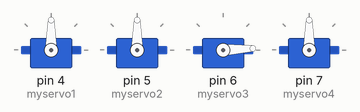
The sketch below on a simulated Arduino Uno, built with avr-gcc and run on an emulated ATmega328P. Parts: 4 × servo.

Above: at 0.05 s.
At 0.7 s:
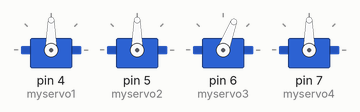
At 1.35 s:
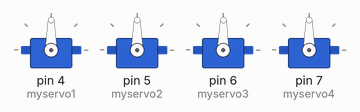
At 2.65 s:
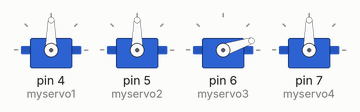
Timing chart, 0 to 8.8 s (numbered marks = the images above):
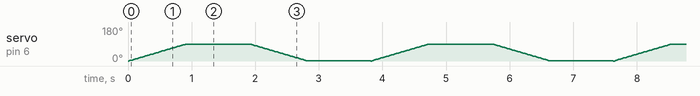

The sketch:

Project_1_Servo.ino
```cpp
#include <Servo.h> // menyertakan library servo ke dalam program
Servo myservo1;
Servo myservo2;
Servo myservo3;
Servo myservo4;// variable untuk menyimpan posisi data
int pos1 = 00;
int pos2 = 00;

void setup(){
 myservo1.attach(4); //sinyal data kabel motor servo dikonekan di pin 3 Arduino
 myservo2.attach(5);
 myservo3.attach(6);
 myservo4.attach(7);
}

void loop(){
  for(pos1 = 00; pos1 < 90; pos1 += 1)  //semakin naik nilainya, putar counter clockwise | fungsi perulangan yang akan dijadikan PWM dengan kenaikan 1
 {
  myservo3.write(pos1);//prosedur penulisan data PWM ke motor servo
  delay(10); //waktu tunda 15 ms
 }

delay(1000);

 for(pos1 = 90; pos1 > 00; pos1 -= 1)  //semakin naik nilainya, putar counter clockwise | fungsi perulangan yang akan dijadikan PWM dengan kenaikan 1
 {
  myservo3.write(pos1);//prosedur penulisan data PWM ke motor servo
  delay(10); //waktu tunda 15 ms
 }

delay(1000);
}
```
